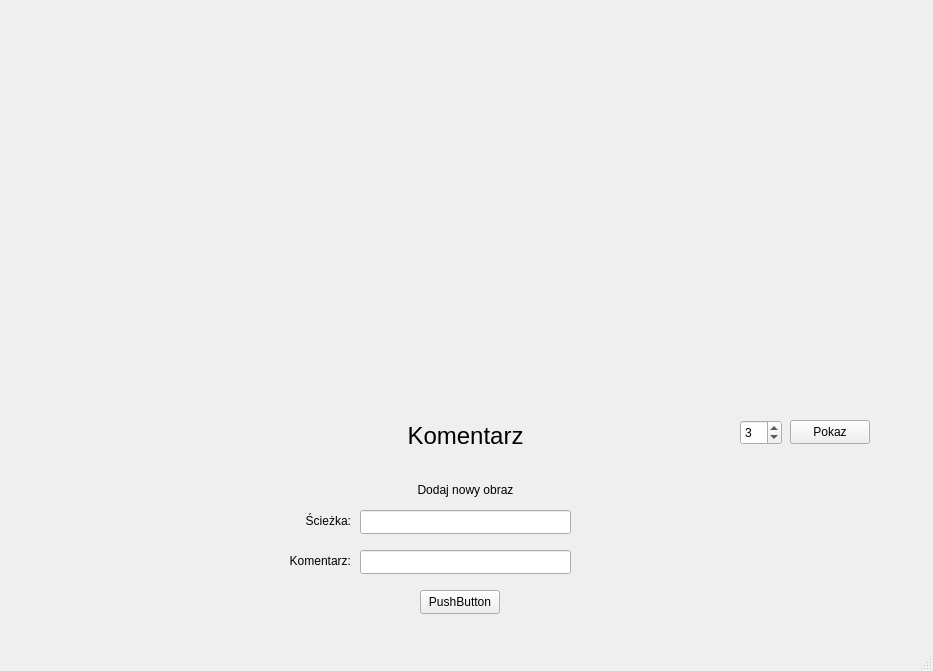
<?xml version="1.0" encoding="UTF-8"?>
<ui version="4.0">
 <class>obrazki</class>
 <widget class="QMainWindow" name="obrazki">
  <property name="geometry">
   <rect>
    <x>0</x>
    <y>0</y>
    <width>933</width>
    <height>671</height>
   </rect>
  </property>
  <property name="windowTitle">
   <string>obrazki</string>
  </property>
  <widget class="QWidget" name="centralwidget">
   <widget class="QLabel" name="labelObraz">
    <property name="geometry">
     <rect>
      <x>60</x>
      <y>30</y>
      <width>811</width>
      <height>381</height>
     </rect>
    </property>
    <property name="text">
     <string/>
    </property>
   </widget>
   <widget class="QLabel" name="labelKom">
    <property name="geometry">
     <rect>
      <x>10</x>
      <y>420</y>
      <width>911</width>
      <height>31</height>
     </rect>
    </property>
    <property name="font">
     <font>
      <pointsize>18</pointsize>
     </font>
    </property>
    <property name="text">
     <string>Komentarz</string>
    </property>
    <property name="alignment">
     <set>Qt::AlignCenter</set>
    </property>
   </widget>
   <widget class="QLineEdit" name="lineEditKom">
    <property name="geometry">
     <rect>
      <x>360</x>
      <y>550</y>
      <width>211</width>
      <height>24</height>
     </rect>
    </property>
   </widget>
   <widget class="QLineEdit" name="lineEditSciezka">
    <property name="geometry">
     <rect>
      <x>360</x>
      <y>510</y>
      <width>211</width>
      <height>24</height>
     </rect>
    </property>
   </widget>
   <widget class="QLabel" name="label_3">
    <property name="geometry">
     <rect>
      <x>410</x>
      <y>480</y>
      <width>111</width>
      <height>20</height>
     </rect>
    </property>
    <property name="text">
     <string>Dodaj nowy obraz</string>
    </property>
    <property name="alignment">
     <set>Qt::AlignCenter</set>
    </property>
   </widget>
   <widget class="QLabel" name="label_4">
    <property name="geometry">
     <rect>
      <x>280</x>
      <y>510</y>
      <width>71</width>
      <height>21</height>
     </rect>
    </property>
    <property name="text">
     <string>Ścieżka:</string>
    </property>
    <property name="alignment">
     <set>Qt::AlignRight|Qt::AlignTrailing|Qt::AlignVCenter</set>
    </property>
   </widget>
   <widget class="QLabel" name="label_5">
    <property name="geometry">
     <rect>
      <x>280</x>
      <y>550</y>
      <width>71</width>
      <height>21</height>
     </rect>
    </property>
    <property name="text">
     <string>Komentarz:</string>
    </property>
    <property name="alignment">
     <set>Qt::AlignRight|Qt::AlignTrailing|Qt::AlignVCenter</set>
    </property>
   </widget>
   <widget class="QPushButton" name="pushButton">
    <property name="geometry">
     <rect>
      <x>420</x>
      <y>590</y>
      <width>80</width>
      <height>24</height>
     </rect>
    </property>
    <property name="text">
     <string>PushButton</string>
    </property>
   </widget>
   <widget class="QPushButton" name="pushButton_2">
    <property name="geometry">
     <rect>
      <x>790</x>
      <y>420</y>
      <width>80</width>
      <height>24</height>
     </rect>
    </property>
    <property name="text">
     <string>Pokaz</string>
    </property>
   </widget>
   <widget class="QSpinBox" name="spinBox">
    <property name="geometry">
     <rect>
      <x>740</x>
      <y>420</y>
      <width>42</width>
      <height>25</height>
     </rect>
    </property>
    <property name="value">
     <number>3</number>
    </property>
   </widget>
  </widget>
  <widget class="QMenuBar" name="menubar">
   <property name="geometry">
    <rect>
     <x>0</x>
     <y>0</y>
     <width>933</width>
     <height>21</height>
    </rect>
   </property>
  </widget>
  <widget class="QStatusBar" name="statusbar"/>
 </widget>
 <resources/>
 <connections/>
</ui>
